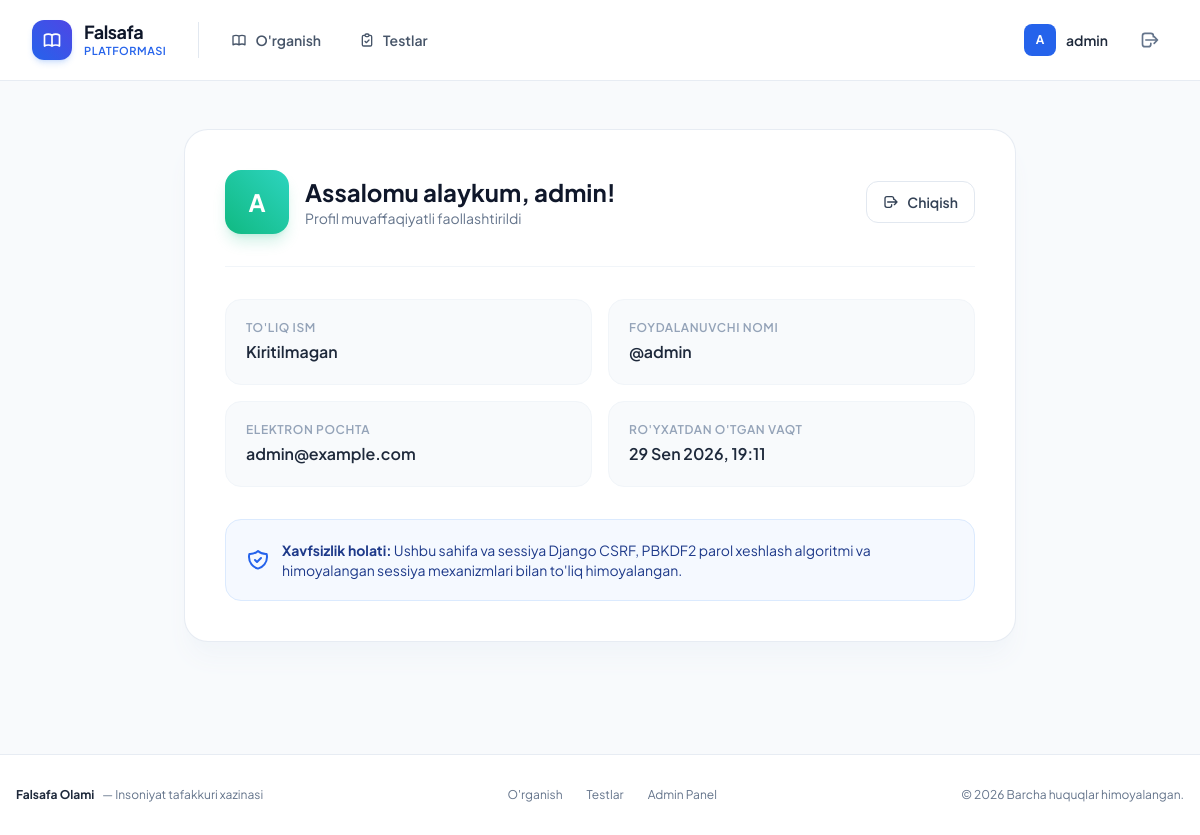
/dashboard/ (signed in), run on the app's committed database.
### users/models.py (models this page shows, shortened)
class CustomUser(AbstractUser):
    email = models.EmailField(
        unique=True,
        verbose_name="Elektron pochta",
        error_messages={
            'unique': "Bu email manzili bilan allaqachon hisob ochilgan.",
        }
    )

### users/views.py (the view)
# urls.py: path('dashboard/', dashboard_view, name='dashboard'),
@login_required
def dashboard_view(request):
    return render(request, 'users/dashboard.html', {'user': request.user})

### templates/users/dashboard.html (shortened to what this page needs)
{% extends 'base.html' %}
{% block content %}
<div class="py-12 px-4 sm:px-6 lg:px-8 max-w-4xl mx-auto w-full">
    <div class="bg-white border border-slate-200/80 rounded-3xl shadow-xl shadow-slate-100 p-8 sm:p-10">
        <div class="flex flex-col sm:flex-row items-start sm:items-center justify-between gap-4 pb-8 border-b border-slate-100">
            <div class="flex items-center gap-4">
                <div class="w-16 h-16 rounded-2xl bg-gradient-to-tr from-emerald-500 to-teal-400 text-white flex items-center justify-center font-bold text-2xl shadow-lg shadow-emerald-500/20">
                    {{ user.first_name|first|default:user.username|first|upper }}
                </div>
                <div>
                    <h1 class="text-2xl font-bold text-slate-900">
                        Assalomu alaykum, {{ user.get_full_name|default:user.username }}!
                    </h1>
                    <p class="text-sm text-slate-500">
                        Profil muvaffaqiyatli faollashtirildi
                    </p>
                </div>
            </div>
            <form action="{% url 'logout' %}" method="POST">
                <button
                    type="submit"
                    class="px-4 py-2.5 rounded-xl border border-slate-200 text-sm font-semibold text-slate-700 hover:bg-slate-50 hover:text-red-600 transition flex items-center gap-2 cursor-pointer"
                >
                    <svg class="w-4 h-4" fill="none" viewBox="0 0 24 24" stroke="currentColor">
                        <path stroke-linecap="round" stroke-linejoin="round" stroke-width="2" d="M17 16l4-4m0 0l-4-4m4 4H7m6 4v1a3 3 0 01-3 3H6a3 3 0 01-3-3V7a3 3 0 013-3h7a3 3 0 013 3v1" />
                    </svg>
                    Chiqish
                </button>
            </form>
        </div>
        <div class="mt-8 grid grid-cols-1 sm:grid-cols-2 gap-4">
            <div class="p-5 rounded-2xl bg-slate-50 border border-slate-100">
                <div class="text-xs font-semibold text-slate-400 uppercase tracking-wider mb-1">To'liq ism</div>
                <div class="text-base font-semibold text-slate-800">{{ user.get_full_name|default:"Kiritilmagan" }}</div>
            </div>
            <div class="p-5 rounded-2xl bg-slate-50 border border-slate-100">
                <div class="text-xs font-semibold text-slate-400 uppercase tracking-wider mb-1">Foydalanuvchi nomi</div>
                <div class="text-base font-semibold text-slate-800">@{{ user.username }}</div>
            </div>
            <div class="p-5 rounded-2xl bg-slate-50 border border-slate-100">
                <div class="text-xs font-semibold text-slate-400 uppercase tracking-wider mb-1">Elektron pochta</div>
                <div class="text-base font-semibold text-slate-800">{{ user.email }}</div>
            </div>
            <div class="p-5 rounded-2xl bg-slate-50 border border-slate-100">
                <div class="text-xs font-semibold text-slate-400 uppercase tracking-wider mb-1">Ro'yxatdan o'tgan vaqt</div>
                <div class="text-base font-semibold text-slate-800">{{ user.date_joined|date:"d M Y, H:i" }}</div>
            </div>
        </div>
        <div class="mt-8 p-5 rounded-2xl bg-blue-50/60 border border-blue-100 text-blue-900 flex items-center gap-3">
            <div class="text-xs sm:text-sm">
                <strong>Xavfsizlik holati:</strong> Ushbu sahifa va sessiya Django CSRF, PBKDF2 parol xeshlash algoritmi va himoyalangan sessiya mexanizmlari bilan to'liq himoyalangan.
            </div>
        </div>
    </div>
</div>
{% endblock %}

### templates/base.html (shortened to what this page needs)
<!DOCTYPE html>
<html lang="uz" class="h-full bg-slate-50">
<head>
    <script src="https://cdn.tailwindcss.com"></script>
</head>
<body class="min-h-full flex flex-col justify-between text-slate-800 antialiased selection:bg-blue-600 selection:text-white">
    <header class="sticky top-0 z-40 bg-white/90 backdrop-blur-md border-b border-slate-200/80 shadow-xs">
        <div class="max-w-7xl mx-auto px-4 sm:px-6 lg:px-8">
            <div class="flex items-center justify-between h-16 sm:h-20">
                <div class="flex items-center gap-8">
                    <a href="{% url 'learn' %}" class="flex items-center gap-3 group">
                        <div class="w-10 h-10 rounded-xl bg-gradient-to-tr from-blue-600 to-indigo-600 text-white flex items-center justify-center shadow-md shadow-blue-500/20 group-hover:scale-105 transition-transform">
                        </div>
                        <div>
                            <span class="text-lg font-bold text-slate-900 tracking-tight block leading-tight">Falsafa</span>
                            <span class="text-[11px] font-semibold text-blue-600 tracking-wider uppercase block">Platformasi</span>
                        </div>
                    </a>
                    <nav class="hidden md:flex items-center gap-1.5 pl-4 border-l border-slate-200">
                        <a href="{% url 'learn' %}" class="px-4 py-2 rounded-xl text-sm font-semibold transition-all flex items-center gap-2 {% if request.resolver_match.url_name == 'learn' or request.resolver_match.url_name == 'philosopher_detail' %}bg-blue-50 text-blue-600 shadow-xs{% else %}text-slate-600 hover:text-slate-900 hover:bg-slate-100/70{% endif %}">
                            O'rganish
                        </a>
                        <a href="{% url 'tests' %}" class="px-4 py-2 rounded-xl text-sm font-semibold transition-all flex items-center gap-2 {% if request.resolver_match.url_name == 'tests' %}bg-blue-50 text-blue-600 shadow-xs{% else %}text-slate-600 hover:text-slate-900 hover:bg-slate-100/70{% endif %}">
                            <svg class="w-4 h-4" fill="none" viewBox="0 0 24 24" stroke="currentColor">
                                <path stroke-linecap="round" stroke-linejoin="round" stroke-width="2" d="M9 5H7a2 2 0 00-2 2v12a2 2 0 002 2h10a2 2 0 002-2V7a2 2 0 00-2-2h-2M9 5a2 2 0 002 2h2a2 2 0 002-2M9 5a2 2 0 012-2h2a2 2 0 012 2m-6 9l2 2 4-4" />
                            </svg>
                            Testlar
                        </a>
                    </nav>
                </div>
                <div class="flex items-center gap-3">
                    {% if user.is_authenticated %}
                        <a href="{% url 'dashboard' %}" class="flex items-center gap-2.5 px-3 py-1.5 rounded-xl hover:bg-slate-100 transition">
                            <div class="w-8 h-8 rounded-lg bg-blue-600 text-white font-bold text-xs flex items-center justify-center">
                                {{ user.first_name|first|default:user.username|first|upper }}
                            </div>
                            <span class="text-sm font-semibold text-slate-800 hidden sm:inline">
                                {{ user.first_name|default:user.username }}
                            </span>
                        </a>
                        <form action="{% url 'logout' %}" method="POST" class="inline">
                            <button type="submit" title="Chiqish" class="p-2 rounded-xl text-slate-500 hover:text-red-600 hover:bg-red-50 transition cursor-pointer">
                                <svg class="w-5 h-5" fill="none" viewBox="0 0 24 24" stroke="currentColor">
                                    <path stroke-linecap="round" stroke-linejoin="round" stroke-width="2" d="M17 16l4-4m0 0l-4-4m4 4H7m6 4v1a3 3 0 01-3 3H6a3 3 0 01-3-3V7a3 3 0 013-3h7a3 3 0 013 3v1" />
                                </svg>
                            </button>
                        </form>
                    {% endif %}
                </div>
            </div>
        </div>
    </header>
    <main class="flex-1">
        {% block content %}{% endblock %}
    </main>
    <footer class="bg-white border-t border-slate-200/80 py-8 mt-16 text-center text-xs text-slate-500">
        <div class="max-w-7xl mx-auto px-4 flex flex-col sm:flex-row items-center justify-between gap-4">
            <div class="flex items-center gap-2">
                <span class="font-bold text-slate-800">Falsafa Olami</span> — Insoniyat tafakkuri xazinasi
            </div>
            <div class="flex items-center gap-6 text-slate-500">
                <a href="{% url 'learn' %}" class="hover:text-blue-600 transition">O'rganish</a>
                <a href="{% url 'tests' %}" class="hover:text-blue-600 transition">Testlar</a>
                <a href="/admin/" target="_blank" class="hover:text-blue-600 transition">Admin Panel</a>
            </div>
            <div>
                &copy; {% now "Y" %} Barcha huquqlar himoyalangan.
            </div>
        </div>
    </footer>
</body>
</html>

### templates/base.html (style rules this page uses)
body { font-family: 'Plus Jakarta Sans', sans-serif; }

### data on the page
CustomUser: first_name|first "A", first_name "admin", get_full_name "admin", get_full_name "Kiritilmagan", username "admin", email "admin@example.com", date_joined "29 Sen 2026, 19:11"
